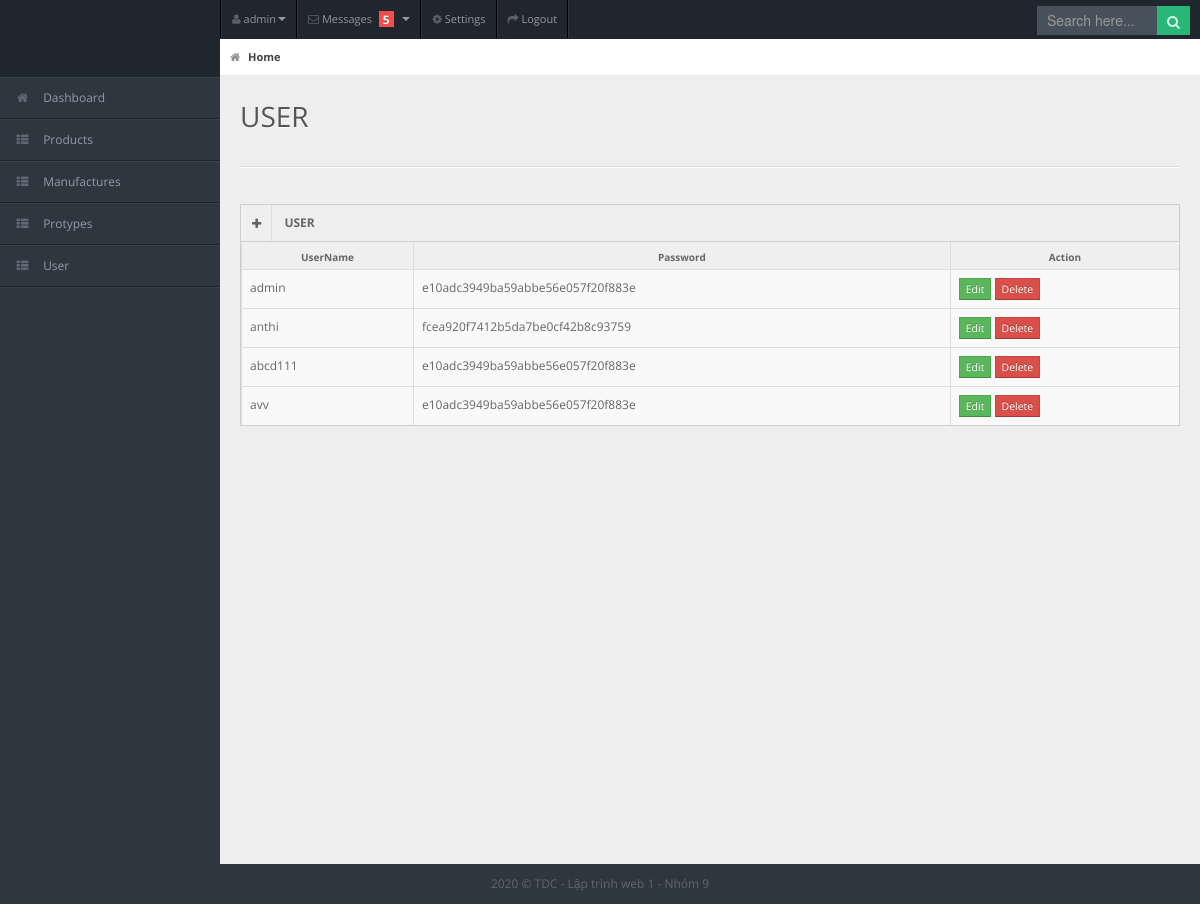
The page /user.php (signed in) on the database its author committed.
### tables this page shows
CREATE TABLE IF NOT EXISTS `user` (
  `id` int(255) NOT NULL AUTO_INCREMENT,
  `username` varchar(255) NOT NULL,
  `password` varchar(150) NOT NULL,
  `email` varchar(150) NOT NULL,
  `phone` int(55) NOT NULL,
  `lever` int(55) NOT NULL COMMENT '1: admin; 0:member',
  PRIMARY KEY (`id`)
);

### models/Db.php (called while the page is built, shortened)
<?php
class Db
{
    public static $connection = NULL;
    public function __construct()
    {
        if (!self::$connection) {
            self::$connection = new mysqli('localhost', 'root', '', 'mydb_nhom9');
            self::$connection->set_charset('utf8');
        }
        return self::$connection;
    }
}

### models/admin.php (called while the page is built, shortened)
<?php
class Admin extends Db
{
	public function getAllUser()
	{
		$sql = self::$connection->prepare("SELECT * FROM user");
		$sql->execute();
		$items = $sql->get_result()->fetch_all(MYSQLI_ASSOC);
		return $items;
	}
}
?>

### user.php (the view, shortened to what this page needs)
<?php
	include 'headeradmin.php';
?>
	<div id="content">
		<div id="content-header">
			<div id="breadcrumb"> <a href="index.php" title="Go to Home" class="tip-bottom current"><i class="icon-home"></i> Home</a></div>
			<h1>USER</h1>
		</div>
		<div class="container-fluid">
			<hr>
			<div class="row-fluid">
				<div class="span12">
					<div class="widget-box">
						<div class="widget-title"> <span class="icon"><a href="frmaddUser.php"><i class="icon-plus"></i></a></span>
							<h5>USER</h5>
						</div>
						<div class="widget-content nopadding">
							<table class="table table-bordered table-striped">
								<thead>
									<tr>
										<th>UserName</th>
										<th>Password</th>
										<th>Action</th>
									</tr>
								</thead>
								<tbody>
									<tr class="">
										<?php
										require "./models/Db.php";
										require "./models/admin.php";
										$db = new Admin();
										$user = $db->getAllUser();
										foreach ($user as $value) {
											?>
											<td><?php echo $value['username'] ?></td>
											<td><?php echo $value['password'] ?></td>
											<td>
												<a href="frmeditUser.php?id=<?php echo $value['id'] ?>" class="btn btn-success btn-mini">Edit</a>
												<form method="post" action="indexadmin.php">
													<a href="xoaUser.php?id=<?php echo $value['id'] ?>" class="btn btn-danger btn-mini">Delete</a>
												</form>
											</td>
									</tr>
								<?php } ?>
								</tbody>
							</table>
						</div>
					</div>
				</div>
			</div>
		</div>
	</div>
	<?php
	include 'footeradmin.php';
?>

### template/admin/css/matrix-style.css (style rules this page uses)
* { outline:none !important; -moz-outline: none !important; }
html, body { height:100% }
body { overflow-x: hidden; margin-top: -10px; font-family: 'Open Sans', sans-serif; font-size:12px; color:#666; }
a { color:#666; }
select, textarea, input[type="text"], input[type="password"], input[type="datetime"], input[type="datetime-local"], input[type="date"], input[type="month"], input[type="time"], input[type="week"], input[type="number"], input[type="email"], input[type="url"], input[type="search"], input[type="tel"], input[type="color"], .uneditable-input, .label, .dropdown-menu, .btn, .well, .progress, .table-bordered, .btn-group > .btn:first-child, .btn-group > .btn:last-child, .btn-group > .btn:last-child, .btn-group > .dropdown-toggle, .alert { border-radius:0px; }
.btn, textarea, input[type="text"], input[type="password"], input[type="datetime"], input[type="datetime-local"], input[type="date"], input[type="month"], input[type="time"], input[type="week"], input[type="number"], input[type="email"], input[type="url"], input[type="search"], input[type="tel"], input[type="color"], .uneditable-input { box-shadow:none; }
.progress, .progress-success .bar, .progress .bar-success, .progress-warning .bar, .progress .bar-warning, .progress-danger .bar, .progress .bar-danger, .progress-info .bar, .progress .bar-info, .btn, .btn-primary { background-image:none; }
hr { border-top-color:#dadada; }
.table-striped form { display: inline; }
#content { background: none repeat scroll 0 0 #eeeeee; margin-left: 220px; margin-right: 0; padding-bottom: 25px; position: relative; min-height:100%; width: auto; }
#content-header { position: abslute; width: 100%; margin-top: -38px; z-index: 20; }
#content-header h1 { color: #555555; font-size: 28px; font-weight: normal; float: none; text-shadow: 0 1px 0 #ffffff; margin-left: 20px; position: relative; }
#content-header h1, #content-header .btn-group { margin-top: 20px; }
#breadcrumb { background-color: #fff; border-bottom: 1px solid #e3ebed; }
#breadcrumb a { padding: 8px 20px 8px 10px; display: inline-block; background-position: center right; background-repeat: no-repeat; font-size: 11px; color: #666666; }
#breadcrumb a:last-child { background-image:none; }
#breadcrumb a.current { font-weight: bold; color: #444444; }
#breadcrumb a i { margin-right: 5px; opacity: .6; }
.stat-boxes .peity_bar_good, .stat-boxes .peity_line_good, { color: #459D1C; }
.widget-box { background: none repeat scroll 0 0 #F9F9F9; border-left: 1px solid #CDCDCD; border-top: 1px solid #CDCDCD; border-right: 1px solid #CDCDCD; clear: both; margin-top: 16px; margin-bottom: 16px; position: relative; }
.widget-title, .modal-header, .table th, div.dataTables_wrapper .ui-widget-header { background:#efefef; border-bottom: 1px solid #CDCDCD; height: 36px; }
.widget-title span.icon { padding: 9px 10px 7px 11px; float: left; border-right:1px solid #dadada; }
.widget-title h5 { color: #666; float: left; font-size: 12px; font-weight: bold; padding: 12px; line-height: 12px; margin: 0; }
.widget-content { padding:15px; border-bottom: 1px solid #cdcdcd; }
.table th { height: auto; font-size: 10px; padding: 5px 10px 2px; border-bottom: 0; text-align: center; color: #666666; }
.nopadding { padding: 0 !important; }
.nopadding .table { margin-bottom: 0; }
.nopadding .table-bordered { border: 0; }
form { margin-bottom: 0; }

### template/admin/css/matrix-media.css (style rules this page uses)
body { background:#2E363F; }

### rows shown on the page
user: username "admin", password "e10adc3949ba59abbe56e057f20f883e"
user: username "anthi", password "fcea920f7412b5da7be0cf42b8c93759"
user: username "abcd111", password "e10adc3949ba59abbe56e057f20f883e"
user: username "avv", password "e10adc3949ba59abbe56e057f20f883e"

### other values the page prints
$_SESSION['username'] "admin"
